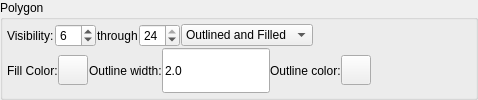
                                      <widget class="QGroupBox" name="polygon_box">
                                        <property name="title">
                                          <string>Polygon</string>
                                        </property>
                                        <layout class="QVBoxLayout">
                                          <property name="margin">
                                            <number>4</number>
                                          </property>
                                          <property name="spacing">
                                            <number>1</number>
                                          </property>
                                          <item>
                                            <layout class="QHBoxLayout">
                                              <item>
                                                <layout class="QHBoxLayout">
                                                  <item>
                                                    <widget class="QLabel" name="textLabel2_2_3_2_2">
                                                      <property name="text">
                                                        <string>Visibility:</string>
                                                      </property>
                                                      <property name="wordWrap">
                                                        <bool>false</bool>
                                                      </property>
                                                    </widget>
                                                  </item>
                                                  <item>
                                                    <widget class="QSpinBox" name="poly_minlevel">
                                                      <property name="maximum">
                                                        <number>24</number>
                                                      </property>
                                                      <property name="value">
                                                        <number>6</number>
                                                      </property>
                                                    </widget>
                                                  </item>
                                                  <item>
                                                    <widget class="QLabel" name="textLabel3_2_3_2_2">
                                                      <property name="text">
                                                        <string>through</string>
                                                      </property>
                                                      <property name="wordWrap">
                                                        <bool>false</bool>
                                                      </property>
                                                    </widget>
                                                  </item>
                                                  <item>
                                                    <widget class="QSpinBox" name="poly_maxlevel">
                                                      <property name="maximum">
                                                        <number>24</number>
                                                      </property>
                                                      <property name="value">
                                                        <number>24</number>
                                                      </property>
                                                    </widget>
                                                  </item>
                                                </layout>
                                              </item>
                                              <item>
                                                <widget class="QComboBox" name="poly_mode">
                                                  <item>
                                                    <property name="text">
                                                      <string>Outlined and Filled</string>
                                                    </property>
                                                  </item>
                                                  <item>
                                                    <property name="text">
                                                      <string>Outlined Only</string>
                                                    </property>
                                                  </item>
                                                  <item>
                                                    <property name="text">
                                                      <string>Filled Only</string>
                                                    </property>
                                                  </item>
                                                </widget>
                                              </item>
                                              <item>
                                                <spacer name="spacer82">
                                                  <property name="sizeHint">
                                                    <size>
                                                      <width>120</width>
                                                      <height>20</height>
                                                    </size>
                                                  </property>
                                                  <property name="sizeType">
                                                    <enum>QSizePolicy::Expanding</enum>
                                                  </property>
                                                  <property name="orientation">
                                                    <enum>Qt::Horizontal</enum>
                                                  </property>
                                                </spacer>
                                              </item>
                                            </layout>
                                          </item>
                                          <item>
                                            <layout class="QHBoxLayout">
                                              <item>
                                                <widget class="QFrame" name="poly_fill_frame">
                                                  <property name="frameShape">
                                                    <enum>QFrame::NoFrame</enum>
                                                  </property>
                                                  <property name="frameShadow">
                                                    <enum>QFrame::Raised</enum>
                                                  </property>
                                                  <layout class="QHBoxLayout">
                                                    <property name="margin">
                                                      <number>0</number>
                                                    </property>
                                                    <property name="spacing">
                                                      <number>0</number>
                                                    </property>
                                                    <item>
                                                      <layout class="QHBoxLayout">
                                                        <item>
                                                          <widget class="QLabel" name="textLabel9_3_2_3_2_2">
                                                            <property name="text">
                                                              <string>Fill Color:</string>
                                                            </property>
                                                            <property name="buddy" stdset="0">
                                                              <cstring>fill_color_btn</cstring>
                                                            </property>
                                                            <property name="wordWrap">
                                                              <bool>false</bool>
                                                            </property>
                                                          </widget>
                                                        </item>
                                                        <item>
                                                          <widget class="QPushButton" name="poly_fill_color">
                                                            <property name="minimumSize">
                                                              <size>
                                                                <width>30</width>
                                                                <height>30</height>
                                                              </size>
                                                            </property>
                                                            <property name="maximumSize">
                                                              <size>
                                                                <width>30</width>
                                                                <height>30</height>
                                                              </size>
                                                            </property>
                                                            <property name="text">
                                                              <string/>
                                                            </property>
                                                          </widget>
                                                        </item>
                                                      </layout>
                                                    </item>
                                                  </layout>
                                                </widget>
                                              </item>
                                              <item>
                                                <widget class="QFrame" name="poly_outline_frame">
                                                  <property name="frameShape">
                                                    <enum>QFrame::NoFrame</enum>
                                                  </property>
                                                  <property name="frameShadow">
                                                    <enum>QFrame::Raised</enum>
                                                  </property>
                                                  <layout class="QHBoxLayout">
                                                    <property name="margin">
                                                      <number>0</number>
                                                    </property>
                                                    <property name="spacing">
                                                      <number>0</number>
                                                    </property>
                                                    <item>
                                                      <layout class="QHBoxLayout">
                                                        <item>
                                                          <widget class="QLabel" name="textLabel5_5_2_2">
                                                            <property name="text">
                                                              <string>Outline width:</string>
                                                            </property>
                                                            <property name="wordWrap">
                                                              <bool>false</bool>
                                                            </property>
                                                          </widget>
                                                        </item>
                                                        <item>
                                                          <widget class="QLineEdit" name="poly_outline_width">
                                                            <property name="minimumSize">
                                                              <size>
                                                                <width>0</width>
                                                                <height>0</height>
                                                              </size>
                                                            </property>
                                                            <property name="maximumSize">
                                                              <size>
                                                                <width>32767</width>
                                                                <height>32767</height>
                                                              </size>
                                                            </property>
                                                            <property name="text">
                                                              <string>2.0</string>
                                                            </property>
                                                          </widget>
                                                        </item>
                                                      </layout>
                                                    </item>
                                                    <item>
                                                      <layout class="QHBoxLayout">
                                                        <item>
                                                          <widget class="QLabel" name="textLabel9_2_2_2_3_2_2">
                                                            <property name="text">
                                                              <string>Outline color:</string>
                                                            </property>
                                                            <property name="wordWrap">
                                                              <bool>false</bool>
                                                            </property>
                                                          </widget>
                                                        </item>
                                                        <item>
                                                          <widget class="QPushButton" name="poly_outline_color">
                                                            <property name="minimumSize">
                                                              <size>
                                                                <width>30</width>
                                                                <height>30</height>
                                                              </size>
                                                            </property>
                                                            <property name="maximumSize">
                                                              <size>
                                                                <width>30</width>
                                                                <height>30</height>
                                                              </size>
                                                            </property>
                                                            <property name="text">
                                                              <string/>
                                                            </property>
                                                          </widget>
                                                        </item>
                                                      </layout>
                                                    </item>
                                                  </layout>
                                                </widget>
                                              </item>
                                              <item>
                                                <spacer name="spacer69">
                                                  <property name="sizeHint">
                                                    <size>
                                                      <width>100</width>
                                                      <height>20</height>
                                                    </size>
                                                  </property>
                                                  <property name="sizeType">
                                                    <enum>QSizePolicy::Expanding</enum>
                                                  </property>
                                                  <property name="orientation">
                                                    <enum>Qt::Horizontal</enum>
                                                  </property>
                                                </spacer>
                                              </item>
                                            </layout>
                                          </item>
                                        </layout>
                                      </widget>
